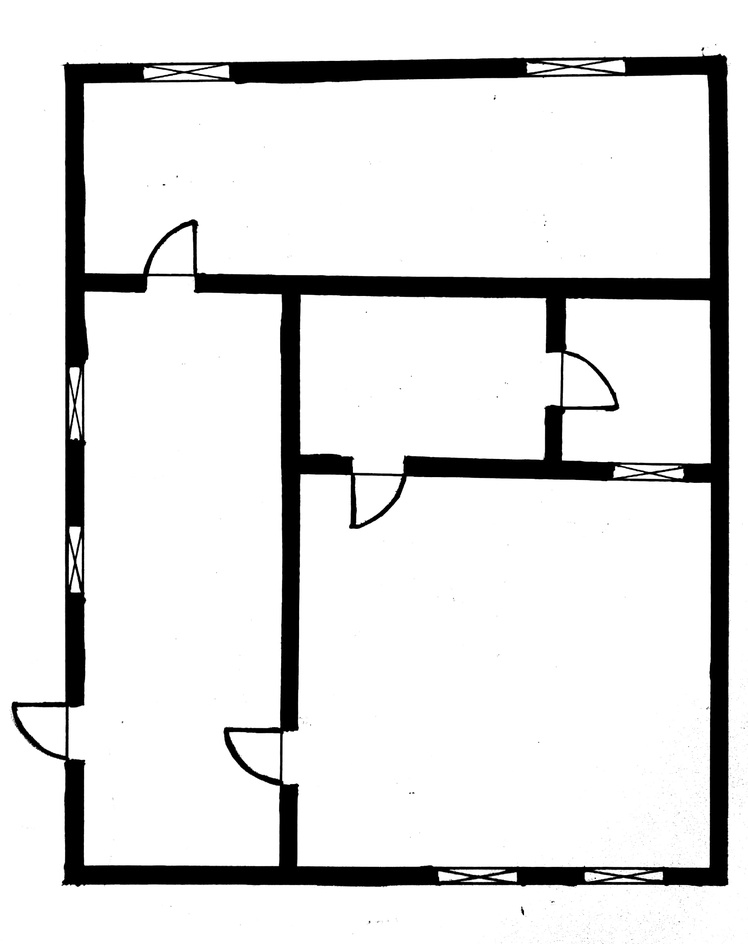
#> input picture doors/window_cs.jpg, 748 x 944 px, shrunk from 2344 x 2960 before the run
$ python contourTest.py   (older library calls are emulated)
#> lines starting #> are read from the running program, lines starting #| are printed output that depends on the picture; after the words box and inside, x2 and y2 are one past the last pixel; in counts of white or black regions, pixels touching at a corner belong together
import cv2
import numpy as np
import random

img=cv2.imread('window_cs.jpg')
#> img is the input picture: shape (944, 748, 3); min 0, max 255, mean 225
imgray=cv2.cvtColor(img,cv2.COLOR_BGR2GRAY)
gray=np.float32(imgray)


ret,thresh=cv2.threshold(imgray, 127, 255, 0)
#> thresh: shape (944, 748); 88.3% white; 19 black regions (18 under 20 px)
im2, contours, hierarchy = cv2.findContours(thresh, cv2.RETR_TREE, cv2.CHAIN_APPROX_SIMPLE)
#> contours = 60 contours, 19 with area under 20; largest, box (x1, y1, x2, y2) and area: (0, 0, 748, 944) 704421, (10, 53, 730, 888) 551455, (282, 474, 711, 868) 157804, (84, 75, 710, 278) 119810, (68, 276, 282, 866) 110836

lines = []
for contour in contours[1:]:
	# hulls = cv2.convexHull(contour)
	epsilon = 0.03*cv2.arcLength(contour,True)
	hulls = cv2.approxPolyDP(contour,epsilon,True)
	k=[random.randint(0,255),random.randint(0,255),random.randint(0,255)]
	r=tuple(k)

	# cv2.drawContours( img, [contour], 0, r, 5)
	cv2.drawContours( img, [hulls], 0, r, 3  )

	i = 0
	linesinner = []
	for hull in hulls:
		x,y=hull[0].ravel()
		# cv2.circle(img,(x,y),5,r,-1)
		# print(x,y)
		# print(linesinner)

		if(i==0):
			linesinner.append( { "start": (x,y)} )
			i += 1
			continue
		elif(i==(len(hulls)-1)):
			linesinner.append( {"start": (x,y), "end": linesinner[0]["start"] } )
			linesinner[i-1]["end"] = (x,y)
			continue
		linesinner.append( { "start" : (x,y) } )
		linesinner[i-1]["end"] = (x,y)
		i += 1

	# print(linesinner)
	lines.extend(linesinner)
#> this loop made 59 passes
#> (epsilon, hulls, r) on passes 4 to 12: (93.88, [[724, 54], [728, 884], [62, 886], [62, 65]], (111, 71, 144)), (2.03, [[461, 881], [494, 881]], (71, 48, 128)), (2.41, [[605, 881], [644, 881], [626, 878]], (75, 158, 50)), (1.97, [[662, 872], [635, 876], [662, 879]], (37, 169, 241)), (2.09, [[585, 872], [587, 881], [614, 876]], (51, 181, 222)), (0.17, [[594, 878], [595, 877], [596, 878], [595, 879]], (161, 104, 244)), (1.94, [[516, 872], [490, 877], [516, 881]], (226, 133, 31)), (2.1, [[438, 872], [439, 880], [467, 877]], (7, 47, 204)), (0, [[648, 870]], (0, 252, 170))
#> (epsilon, r) on passes 1, 2, 3, 23, 24, 25: (0.23, (197, 215, 20)), (0.639, (132, 248, 207)), (0.272, (155, 244, 183)), (52.01, (243, 35, 45)), (0.23, (66, 76, 19)), (0.23, (41, 200, 141))
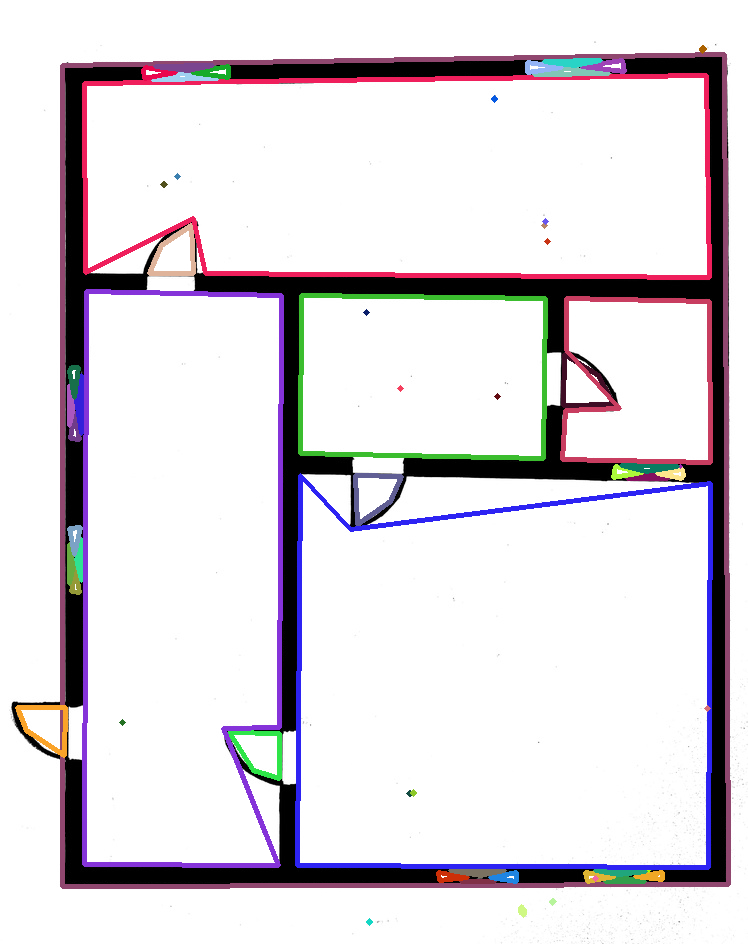
#> img: shape (944, 748, 3); 8.3% of pixels changed, all inside (x1, y1, x2, y2) = (15, 45, 731, 926)
#> after the loop, lines = 230 items

cv2.imwrite('Try2.jpg',img)

dataDict = {}
dataDict['walls'] = lines
import json
# print(json.dumps(dataDict))
with open("data_file.json", "w") as write_file:
#> (the run stopped early here; a loop or call above may not have finished)

$ run again, with doors/Doors.jpg copied over doors/window_cs.jpg
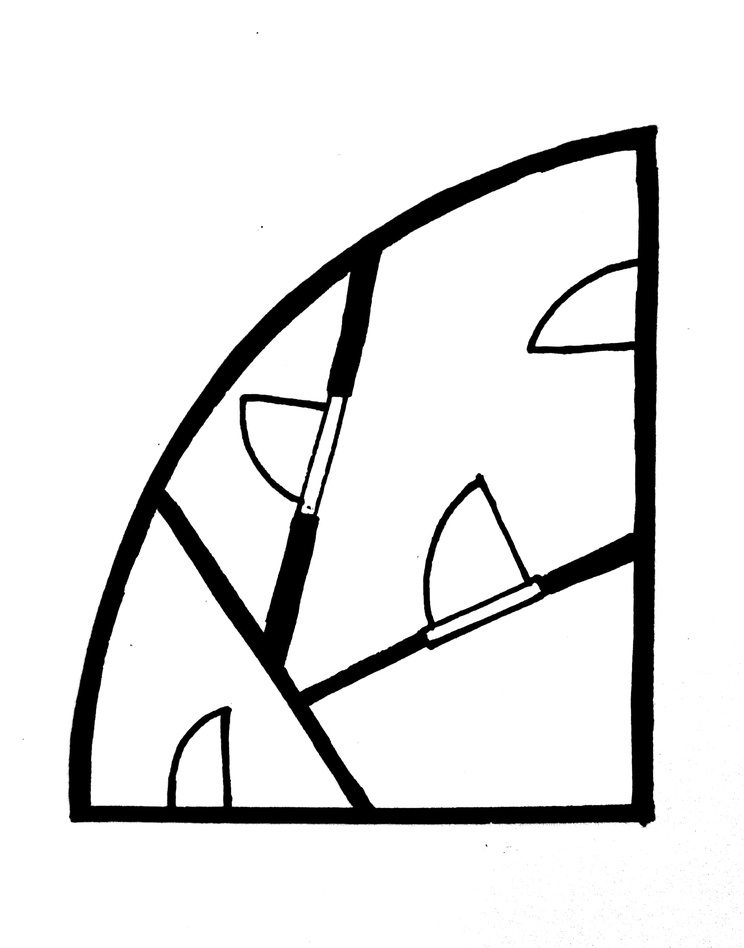
#> input picture doors/Doors.jpg, 744 x 948 px, shrunk from 2116 x 2696 before the run
#> img is the input picture: shape (948, 744, 3); min 0, max 255, mean 228.8
#> thresh: shape (948, 744); 89.7% white; 7 black regions (6 under 20 px)
#> contours = 18 contours, 6 with area under 20; largest, box (x1, y1, x2, y2) and area: (0, 0, 744, 948) 703621, (67, 124, 660, 828) 316032, (284, 150, 639, 692) 104583, (309, 561, 634, 808) 53131, (91, 510, 353, 808) 37280
#> the loop `for contour in contours[1:]:` made 17 passes
#> (epsilon, hulls, r) on passes 1, 2, 4, 5, 6, 7: (0.17, [[485, 845], [486, 844], [487, 845], [486, 846]], (197, 215, 20)), (0.17, [[157, 444], [158, 443], [159, 444], [158, 445]], (132, 248, 207)), (72.01, [[655, 124], [655, 820], [71, 822], [234, 346]], (111, 71, 144)), (7.72, [[220, 716], [182, 752], [177, 806], [223, 805]], (71, 48, 128)), (8.31, [[540, 590], [533, 583], [427, 636]], (75, 158, 50)), (30.87, [[633, 562], [309, 706], [373, 805], [630, 803]], (37, 169, 241))
#> after the loop `for contour in contours[1:]:`:
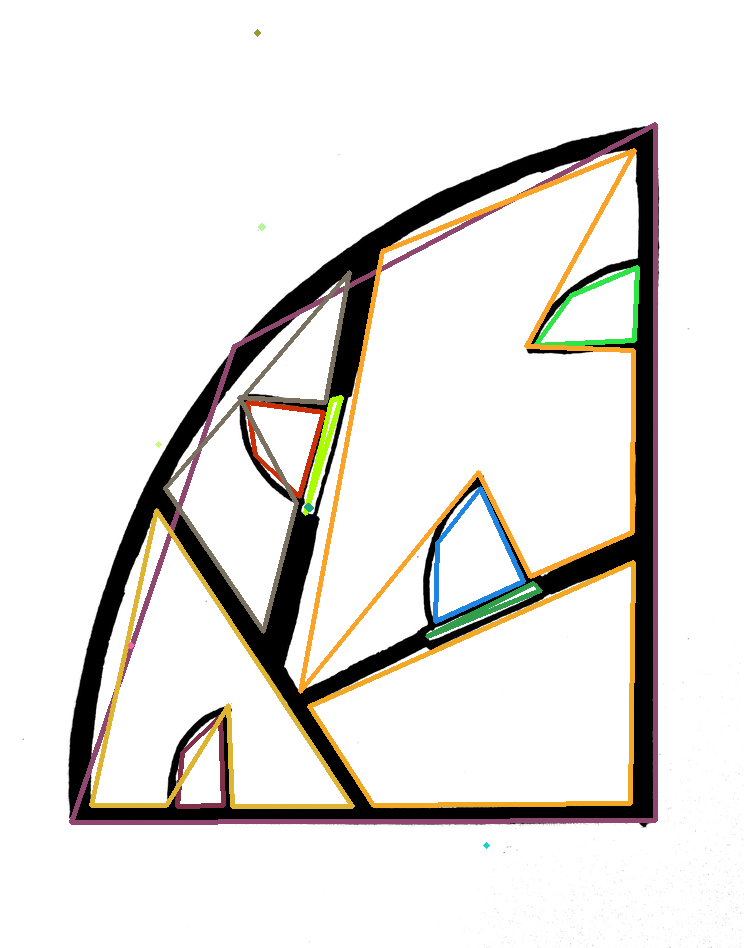
#> img: shape (948, 744, 3); 5.81% of pixels changed, all inside (x1, y1, x2, y2) = (69, 29, 658, 849)
#> after the loop `for contour in contours[1:]:`: lines = 86 items
